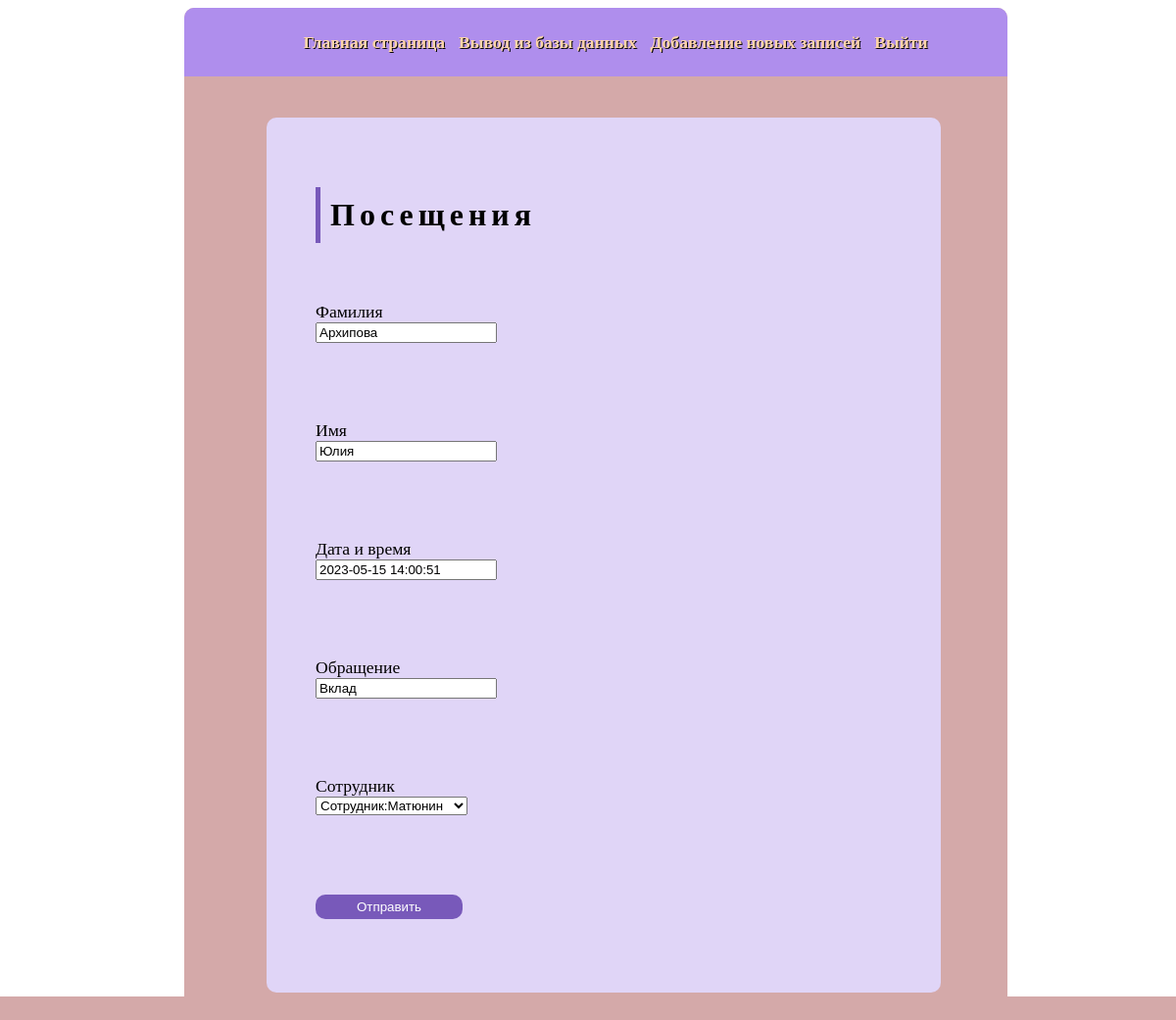
Screenshot of /update_bank/2 (signed in) with the database file from the repository.
### main/models.py (models this page shows, shortened)
class Bank(models.Model):
    surname = models.CharField('Фамилия',max_length=50)
    name = models.CharField('Имя',max_length=50)
    date_and_time = models.DateTimeField('Дата посещения')
    service = models.CharField('Услуга', max_length=50)
    sotrudnik = models.OneToOneField(Sotrudnik, on_delete=models.SET_NULL, null=True)
    class Meta:
        verbose_name = 'Банк'
        verbose_name_plural = 'Банки'

### main/views.py (the view)
# urls.py: path('update_bank/<int:pk>', views.redact_bank.as_view(), name='update_bank'),
class redact_bank(UpdateView):
    model = Bank
    template_name = 'main/poseschenie.html'
    fields = ['id', 'surname', 'name', 'date_and_time', 'service', 'sotrudnik']

### main/models.py (called while the page is built)
    def __str__(self):
        return f'Сотрудник:{self.surname}'

### main/templates/main/poseschenie.html (shortened to what this page needs)
{% extends 'main/layout.html' %}
{% block content %}
<div class="center">
  <h1>Посещения</h1>
  <form method="post">
    <label>Фамилия</label>
    <div class="inputbox">
       {{ form.surname }}
    </div>
    <label>Имя</label>
    <div class="inputbox">
      {{ form.name }}
    </div>
    <label>Дата и время</label>
      <div class="inputbox">
      {{ form.date_and_time }}
    </div>
    <label>Обращение</label>
      <div class="inputbox">
      {{ form.service }}
    </div>
    <label>Сотрудник</label>
    <div class="inputbox">
      {{ form.sotrudnik }}
    </div>
    <div class="inputbox">
      <input type="submit" value="Отправить">
    </div>
  </form>
</div>
{% endblock %}

### main/static/main/css/main.css (style rules this page uses)
body { width:100%; height:100%; }
.center { position: relative; padding: 50px 50px; background: #e0d5f7; border-radius: 10px; width:70%; margin-left:10%; margin-top:5%; }
.center h1 { font-size: 2em; border-left: 5px solid #7859ba; padding: 10px; color: #000; letter-spacing: 5px; margin-bottom: 60px; font-weight: bold; padding-left: 10px; }
.center .inputbox { position: relative; width: 300px; height: 50px; margin-bottom: 50px; }
.center label { font-size:110%; font-family: "Times New Roman", Times, serif; }
.center .inputbox:last-child { margin-bottom: 0; }
.center .inputbox [type="submit"] { width: 50%; height:25px; background: #7859ba; color: #fff; border: #fff; border-radius:10px; }

### rows the page displays
Bank: surname "Архипова", name "Юлия", date_and_time "2023-05-15 14:00:51", service "Вклад", sotrudnik "Сотрудник:Матюнин"
